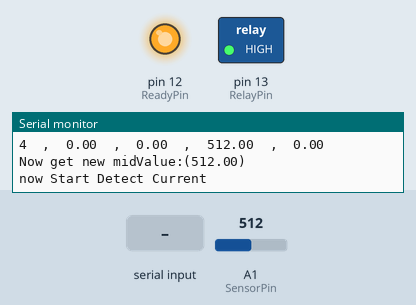
Simulated run of this sketch. Board: Arduino Mega 2560, built with avr-gcc and run on an emulated ATmega2560. On the bench: switched loads named in the sketch (green lamp = pin HIGH), output pins drawn as LEDs (lit = HIGH), the last lines printed to the serial monitor. Inputs (shaded band) come from the test bench; at power-on: A1 (SensorPin) = 512.

Above: at 2.3 s.
2.4 s: "C\n" received over the second serial link
At 3.2 s:
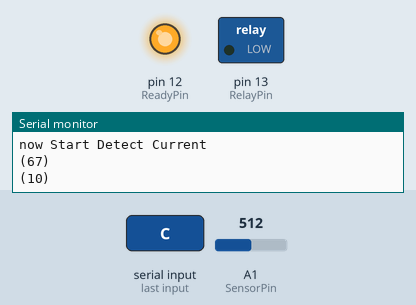
4.0 s: "O\n" received over the second serial link
At 4.5 s:
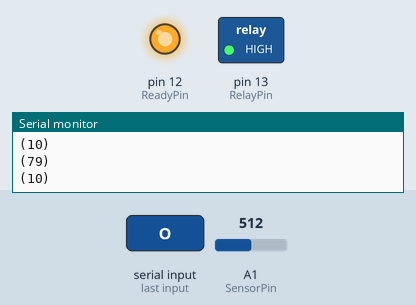
Timing chart, 0 to 7.0 s (numbered marks = the images above; inputs shaded):
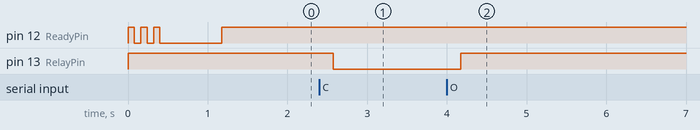

The sketch:

Socket_Bluetooth_ControlV2.ino
```cpp
#define SensorPin A1
#define RelayPin 13
#define ReadyPin 12
#define turnon HIGH
#define turnoff LOW
double  MidValue = 512 ;
#define ReadMaxCount 200
#define  InitCurrentCount 200      // calculate ananlog data counting for average data
#define initCount 10     // omit the initial unstable data
#define initAvgCount 5   //read new data for  MidValue
long initCounter = 0 ;
double s1 = 0 ;
double s2 = 0 ;
double s3 = 0 ;
char getdata ;  // 儲存接收資料的變數
double Ampdata ;  // 儲存接收資料的變數
long mAmpdata ;  // 儲存接收資料的變數

void setup() {
    pinMode(RelayPin , OUTPUT) ;
    pinMode(ReadyPin , OUTPUT) ;
    digitalWrite(RelayPin , turnon) ;
    digitalWrite(ReadyPin , LOW) ;
    digitalWrite(ReadyPin , HIGH) ;
    delay(80) ;
    digitalWrite(ReadyPin , LOW) ;
    delay(80) ;
    digitalWrite(ReadyPin , HIGH) ;
    delay(80) ;
    digitalWrite(ReadyPin , LOW) ;
    delay(80) ;
    digitalWrite(ReadyPin , HIGH) ;
    delay(80) ;
    digitalWrite(ReadyPin , LOW) ;
    delay(80) ;
 Serial.begin(9600);
 Serial1.begin(9600) ;
// while(!Serial) ;
 Serial.println("Program Start") ;
 initCounter= 0 ;
    Serial.println("now init Average") ;
  for(int i = 0 ; i <initCount; i++)
      {
          Ampdata = InitCurrentAverage() ;
           debugCurrent()  ;
          initCounter  ++ ;
    }
      s3 = 0 ;  //recalculate init data
 initCounter= 0 ;
          Serial.println("now cal Average to set midValue") ;
   for(int i = 0 ; i <initAvgCount; i++)
      {
          Ampdata = InitCurrentAverage() ;
           debugCurrent()  ;
          initCounter  ++ ;
          s3= s3 +  (s1 / InitCurrentCount) ;
      }
        MidValue = (s3/initAvgCount) ;
  Serial.print("Now get new midValue:(");
  Serial.print(MidValue);
  Serial.print(")\n");

    Serial.println("now Start Detect Current") ;
    digitalWrite(ReadyPin , HIGH) ;


}

//String analogValue0 = String(lightMeter.readLightLevel(), DEC);
void loop()
{

  getdata = '@';
  // 若收到藍牙模組的資料，則送到「序列埠監控視窗」
  if (Serial1.available()) {
    getdata = Serial1.read();

    Serial.print("(");
    Serial.print(getdata, DEC);
    Serial.print(")\n");

  }

    if (getdata == 67)
        {
          digitalWrite(RelayPin, turnoff) ;
        }

    if (getdata == 79)
        {
          digitalWrite(RelayPin, turnon) ;
        }

    if (getdata == 81)
        {
            Ampdata = ReadCurrentAverage() ;
            Serial1.print("@");
            Serial1.print(String(Ampdata,5) );
            Serial.print("(") ;
            Serial.print(Ampdata) ;
            Serial.print("/") ;
            Serial.print(String(Ampdata,5)) ;
            Serial.print(")\n") ;

        }


      delay(200) ;

}
//===============
//===============
double ReadCurrentAverage()
{
     double Value;
  double Angv;
   double Mv;
   double Amp = 0 ;
   double mAmp ;
  for(int i=0 ;i <ReadMaxCount; i++)
    {
      Value = (double)analogRead(SensorPin);
     Angv= ((Value - MidValue) * 5000/1024) /60  ;
      Amp = Amp + (Angv * Angv) ;
    }

    return sqrt(Amp/ReadMaxCount) ;
}


double InitCurrentAverage()
{

     double Value;
    double Angv;
   double Mv;
   double Amp = 0 ;
   double mAmp ;
  s1 = 0 ;
  s2 = 0 ;
   for(int i=0 ;i <InitCurrentCount; i++)
    {
      Value = (double)analogRead(SensorPin);
                s1 = s1 + Value ;
               Angv= ((Value - MidValue) * 5000/1024) /60  ;
               s2 = s2 + Angv ;
                Amp = Amp + (Angv * Angv) ;
          }
    return sqrt(Amp/ReadMaxCount) ;
}

void debugCurrent()
{


       Serial.print(initCounter);
    Serial.print("  ,  ");
    Serial.print(Ampdata);
    Serial.print("  ,  ");
    Serial.print(Ampdata * 1000 );
    Serial.print("  ,  ");
    Serial.print(s1/ReadMaxCount );
    Serial.print("  ,  ");
    Serial.print(s2 /ReadMaxCount);
//  Serial.print("  ,  ");
//  Serial.print(s3 );
    Serial.print("\n");

}


double ReadCurrent()
{
   int Value = analogRead(SensorPin);
  double Angv= (double)(Value - MidValue) ;
   double Mv = Angv * 5000/1024 ;
   double Amp = Mv /60 ;
   double mAmp = Amp * 1000 ;
 // Serial.print("Aout Value =( ");
 return Amp ;
}
```

Measured:
- after the input at 2.4 s, pin 13 (RelayPin): HIGH → LOW after 0.17 s
- after the input at 4.0 s, pin 13 (RelayPin): LOW → HIGH after 0.17 s
